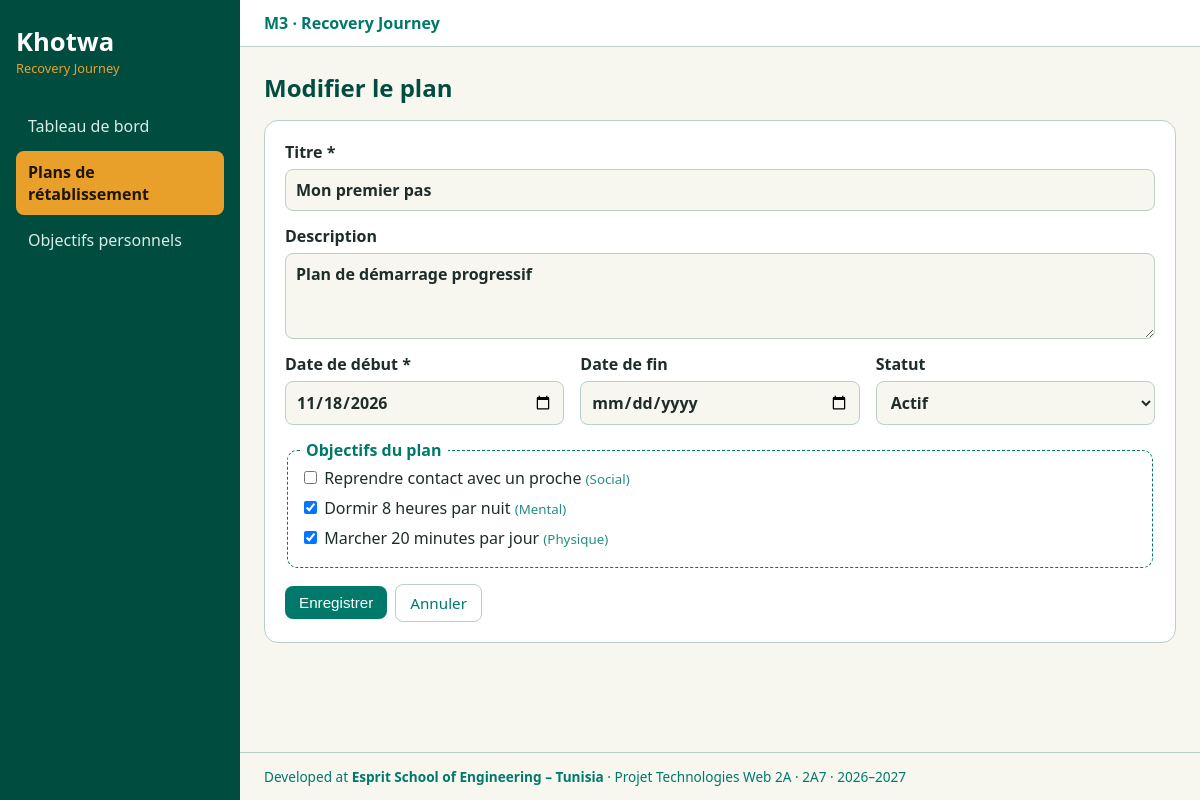
Page /index.php?page=plan-form&id=1 on the committed database.
### tables this page shows
CREATE TABLE IF NOT EXISTS recovery_plan (
  id          INT AUTO_INCREMENT PRIMARY KEY,
  title       VARCHAR(150) NOT NULL,
  description TEXT NULL,
  start_date  DATE NOT NULL,
  end_date    DATE NULL,
  status      ENUM('active','paused','completed') NOT NULL DEFAULT 'active',
  created_at  TIMESTAMP DEFAULT CURRENT_TIMESTAMP
);

CREATE TABLE IF NOT EXISTS goal (
  id          INT AUTO_INCREMENT PRIMARY KEY,
  title       VARCHAR(150) NOT NULL,
  description TEXT NULL,
  category    ENUM('physical','mental','social','professional','other') NOT NULL DEFAULT 'other',
  target_date DATE NULL,
  status      ENUM('todo','in_progress','done') NOT NULL DEFAULT 'todo',
  created_at  TIMESTAMP DEFAULT CURRENT_TIMESTAMP
);

### app/Controllers/Controller.php (called while the page is built, shortened)
<?php
abstract class Controller
{
    protected function render(string $view, array $data = [], ?string $scriptsView = null): void
    {
        $content      = $this->capture(__DIR__ . '/../Views/pages/' . $view . '.php', $data);
        require_once __DIR__ . '/../Views/layout.php';
    }
    private function capture(string $file, array $data): string
    {
        extract($data, EXTR_SKIP);
        require $file;
        return (string) ob_get_clean();
    }
}

### app/Controllers/RecoveryPlanController.php (called while the page is built, shortened)
<?php
class RecoveryPlanController extends Controller
{
    public function form(): void
    {
        $id   = (int) ($_GET['id'] ?? 0);
        $plan = $id ? RecoveryPlan::find($id) : null;
        $this->renderForm($plan, $id ? PlanGoal::goalIdsOf($id) : [], []);
    }
    private function renderForm(?array $plan, array $selected, array $errors): void
    {
        $this->render('plan_form', [
            'plan' => $plan, 'goals' => Goal::all(), 'selected' => $selected, 'errors' => $errors,
        ]);
    }
}

### index.php (called while the page is built, shortened)
<?php
spl_autoload_register(function (string $class): void {
    $file = __DIR__ . '/app/' . str_replace('\\', '/', substr($class, 4)) . '.php';
});
require __DIR__ . '/app/helpers.php';
$routes = require __DIR__ . '/app/routes.php';
$page = $_GET['page'] ?? 'dashboard';
if (!is_string($page) || !isset($routes[$page])) {
    http_response_code(404);
    [$class, $method] = $routes['404'];
} else {
    [$class, $method] = $routes[$page];
}
(new $class())->$method();

### config.php (called while the page is built)
<?php
return [
    'dsn'  => 'mysql:host=localhost;dbname=khotwa;charset=utf8mb4',
    'user' => 'root',
    'pass' => '',
];

### app/Models/Model.php (called while the page is built, shortened)
<?php
abstract class Model
{
    private static ?\PDO $pdo = null;
    protected static function db(): \PDO
    {
        if (self::$pdo === null) {
            $c = require __DIR__ . '/../../config.php';
            self::$pdo = new \PDO($c['dsn'], $c['user'], $c['pass'], [
                \PDO::ATTR_ERRMODE            => \PDO::ERRMODE_EXCEPTION,
                \PDO::ATTR_DEFAULT_FETCH_MODE => \PDO::FETCH_ASSOC,
            ]);
        }
        return self::$pdo;
    }
}

### app/Models/RecoveryPlan.php (called while the page is built, shortened)
<?php
class RecoveryPlan extends Model
{
    public static function find(int $id): ?array
    {
        $s = self::db()->prepare('SELECT * FROM recovery_plan WHERE id = ?');
        $s->execute([$id]);
        return $s->fetch() ?: null;
    }
}

### app/helpers.php (called while the page is built, shortened)
<?php
function e($v): string { return htmlspecialchars((string) $v, ENT_QUOTES, 'UTF-8'); }
function url(string $page, array $params = []): string
{
    return 'index.php?' . http_build_query(['page' => $page] + $params);
}

### app/Models/Goal.php (called while the page is built, shortened)
<?php
class Goal extends Model
{
    public static function all(): array
    {
        return self::db()->query('SELECT * FROM goal ORDER BY created_at DESC, id DESC')->fetchAll();
    }
}

### app/Views/pages/plan_form.php (the view, shortened to what this page needs)
<?php $editing = !empty($plan['id']); $v = fn($k, $d = '') => e($plan[$k] ?? $d); ?>
<h1><?= $editing ? 'Modifier le plan' : 'Nouveau plan' ?></h1>
<form class="card form" method="post" action="<?= url('plan-save') ?>" novalidate>
    <label>Titre *
        <input type="text" name="title" maxlength="150" value="<?= $v('title') ?>">
    </label>
    <label>Description
        <textarea name="description" rows="3"><?= $v('description') ?></textarea>
    </label>
    <div class="row">
        <label>Date de début *
            <input type="date" name="start_date" value="<?= $v('start_date', date('Y-m-d')) ?>">
        </label>
        <label>Date de fin
            <input type="date" name="end_date" value="<?= $v('end_date') ?>">
        </label>
        <label>Statut
            <select name="status">
                <?php foreach (\App\Models\RecoveryPlan::STATUSES as $k => $label): ?>
                    <option value="<?= $k ?>" <?= ($plan['status'] ?? 'active') === $k ? 'selected' : '' ?>><?= e($label) ?></option>
                <?php endforeach; ?>
            </select>
        </label>
    </div>
    <fieldset>
        <legend>Objectifs du plan</legend>
        <?php foreach ($goals as $g): ?>
            <label class="check">
                <input type="checkbox" name="goal_ids[]" value="<?= (int) $g['id'] ?>" <?= in_array((int) $g['id'], $selected, true) ? 'checked' : '' ?>>
                <?= e($g['title']) ?> <small class="muted">(<?= e(\App\Models\Goal::CATEGORIES[$g['category']]) ?>)</small>
            </label>
        <?php endforeach; ?>
    </fieldset>
    <div class="actions">
        <button class="btn">Enregistrer</button>
        <a class="btn btn-ghost" href="<?= url('plans') ?>">Annuler</a>
    </div>
</form>

### app/Views/assets/css/main.css (style rules this page uses)
:root { --green: #004d40; --teal: #00796b; --orange: #e8a02a; --cream: #f1efe3; --line: #b9cfc8; --text: #1f2d2a; --danger: #b3261e; --bg: #f7f6ef; --card: #ffffff; }
* { box-sizing: border-box; }
body { margin: 0; font-family: "Segoe UI", Calibri, Arial, sans-serif; background: var(--bg); color: var(--text); }
a { color: var(--teal); }
h1 { color: var(--green); margin: 0 0 16px; }
.card { background: var(--card); border: 1px solid var(--line); border-radius: 14px; padding: 20px; margin-bottom: 20px; }
.muted { color: var(--teal); opacity: .85; }
.actions { display: flex; gap: 8px; align-items: center; }
.btn { display: inline-block; background: var(--teal); color: #fff; border: 0; border-radius: 8px; padding: 8px 14px; cursor: pointer; text-decoration: none; font-size: .95rem; }
.btn-ghost { background: transparent; color: var(--teal); border: 1px solid var(--line); }
.form label { display: block; margin-bottom: 14px; font-weight: 600; }
.form input[type=text], .form input[type=date], .form textarea, .form select { display: block; width: 100%; margin-top: 6px; padding: 9px 10px; border: 1px solid var(--line); border-radius: 8px; font: inherit; background: var(--bg); color: var(--text); }
.row { display: grid; grid-template-columns: repeat(auto-fit, minmax(180px, 1fr)); gap: 16px; }
fieldset { border: 1px dashed var(--teal); border-radius: 10px; margin-bottom: 16px; }
legend { color: var(--teal); font-weight: 700; padding: 0 6px; }
.check { font-weight: 400 !important; margin-bottom: 8px !important; }

### rows in the picture
recovery_plan: title "Mon premier pas", description "Plan de démarrage progressif", start_date "11/18/2026", status "Actif"
goal: title "Reprendre contact avec un proche", category "Social"
goal: id "☑", title "Dormir 8 heures par nuit", category "Mental"
goal: id "☑", title "Marcher 20 minutes par jour", category "Physique"
